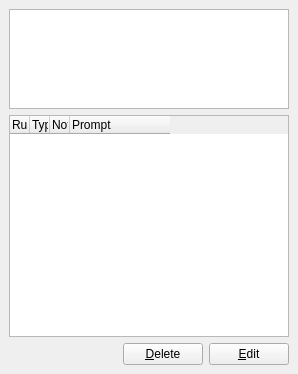
<?xml version="1.0" encoding="UTF-8"?>
<ui version="4.0">
 <class>TransitionInfoDock</class>
 <widget class="QDockWidget" name="TransitionInfoDock">
  <property name="geometry">
   <rect>
    <x>0</x>
    <y>0</y>
    <width>298</width>
    <height>374</height>
   </rect>
  </property>
  <property name="minimumSize">
   <size>
    <width>200</width>
    <height>0</height>
   </size>
  </property>
  <property name="windowTitle">
   <string>Transition Info</string>
  </property>
  <widget class="QWidget" name="dockWidgetContents">
   <layout class="QGridLayout" name="gridLayout">
    <item row="0" column="0" colspan="3">
     <widget class="QGraphicsView" name="graphicsView">
      <property name="minimumSize">
       <size>
        <width>280</width>
        <height>100</height>
       </size>
      </property>
      <property name="maximumSize">
       <size>
        <width>16777215</width>
        <height>100</height>
       </size>
      </property>
      <property name="verticalScrollBarPolicy">
       <enum>Qt::ScrollBarAlwaysOff</enum>
      </property>
      <property name="horizontalScrollBarPolicy">
       <enum>Qt::ScrollBarAlwaysOff</enum>
      </property>
     </widget>
    </item>
    <item row="1" column="0" colspan="3">
     <widget class="QTreeWidget" name="abstractRuleList">
      <property name="allColumnsShowFocus">
       <bool>true</bool>
      </property>
      <property name="expandsOnDoubleClick">
       <bool>false</bool>
      </property>
      <attribute name="headerDefaultSectionSize">
       <number>20</number>
      </attribute>
      <attribute name="headerStretchLastSection">
       <bool>false</bool>
      </attribute>
      <column>
       <property name="text">
        <string>Rule/Variable</string>
       </property>
      </column>
      <column>
       <property name="text">
        <string>Type/Value</string>
       </property>
      </column>
      <column>
       <property name="text">
        <string>Notify</string>
       </property>
      </column>
      <column>
       <property name="text">
        <string>Prompt</string>
       </property>
      </column>
     </widget>
    </item>
    <item row="2" column="0">
     <spacer name="horizontalSpacer">
      <property name="orientation">
       <enum>Qt::Horizontal</enum>
      </property>
      <property name="sizeHint" stdset="0">
       <size>
        <width>0</width>
        <height>0</height>
       </size>
      </property>
     </spacer>
    </item>
    <item row="2" column="1">
     <widget class="QPushButton" name="abstractRuleDeleteButton">
      <property name="text">
       <string>&amp;Delete</string>
      </property>
     </widget>
    </item>
    <item row="2" column="2">
     <widget class="QPushButton" name="abstractRuleEditButton">
      <property name="text">
       <string>&amp;Edit</string>
      </property>
     </widget>
    </item>
   </layout>
  </widget>
 </widget>
 <resources/>
 <connections/>
</ui>
